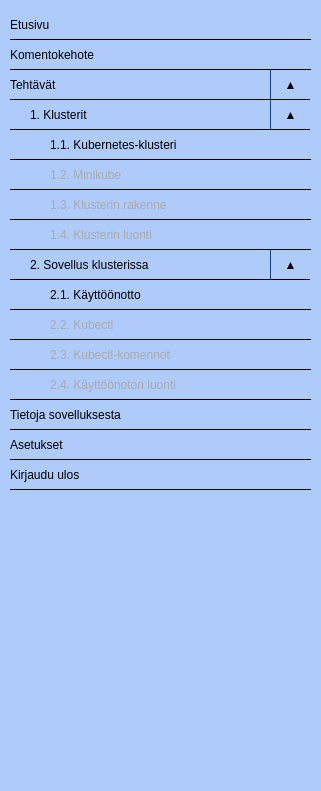
    <widget class="QWidget" name="menu" native="true">
     <property name="geometry">
      <rect>
       <x>0</x>
       <y>10</y>
       <width>321</width>
       <height>791</height>
      </rect>
     </property>
     <property name="styleSheet">
      <string notr="true">background-color: rgb(175, 203, 250);
border-radius: 5px;</string>
     </property>
     <widget class="QWidget" name="verticalLayoutWidget">
      <property name="geometry">
       <rect>
        <x>10</x>
        <y>10</y>
        <width>301</width>
        <height>771</height>
       </rect>
      </property>
      <layout class="QVBoxLayout" name="verticalLayout">
       <property name="spacing">
        <number>0</number>
       </property>
       <item>
        <widget class="QPushButton" name="mainButton">
         <property name="minimumSize">
          <size>
           <width>0</width>
           <height>30</height>
          </size>
         </property>
         <property name="layoutDirection">
          <enum>Qt::LeftToRight</enum>
         </property>
         <property name="styleSheet">
          <string notr="true">border-bottom: 1px solid black;
border-radius: 0;
text-align: left;
color: rgb(0, 0, 0);</string>
         </property>
         <property name="text">
          <string>Etusivu</string>
         </property>
        </widget>
       </item>
       <item>
        <widget class="QPushButton" name="commandButton">
         <property name="minimumSize">
          <size>
           <width>0</width>
           <height>30</height>
          </size>
         </property>
         <property name="layoutDirection">
          <enum>Qt::LeftToRight</enum>
         </property>
         <property name="styleSheet">
          <string notr="true">border-bottom: 1px solid black;
border-radius: 0;
text-align: left;
color: rgb(0, 0, 0);</string>
         </property>
         <property name="text">
          <string>Komentokehote</string>
         </property>
        </widget>
       </item>
       <item>
        <layout class="QHBoxLayout" name="horizontalLayout_7">
         <item>
          <widget class="QWidget" name="widget_2" native="true">
           <property name="minimumSize">
            <size>
             <width>0</width>
             <height>30</height>
            </size>
           </property>
           <widget class="QPushButton" name="exercisesButton">
            <property name="geometry">
             <rect>
              <x>0</x>
              <y>0</y>
              <width>281</width>
              <height>30</height>
             </rect>
            </property>
            <property name="minimumSize">
             <size>
              <width>0</width>
              <height>30</height>
             </size>
            </property>
            <property name="styleSheet">
             <string notr="true">text-align: left;
border-bottom: 1px solid black;
border-radius: 0;
color: rgb(0, 0, 0);</string>
            </property>
            <property name="text">
             <string>Tehtävät</string>
            </property>
           </widget>
           <widget class="QPushButton" name="exercisesShow">
            <property name="geometry">
             <rect>
              <x>260</x>
              <y>0</y>
              <width>40</width>
              <height>30</height>
             </rect>
            </property>
            <property name="minimumSize">
             <size>
              <width>0</width>
              <height>30</height>
             </size>
            </property>
            <property name="maximumSize">
             <size>
              <width>40</width>
              <height>16777215</height>
             </size>
            </property>
            <property name="styleSheet">
             <string notr="true">color: rgb(0, 0, 0);
border-bottom: 1px solid black;
border-left: 1px solid;
border-left-color: rgb(17, 66, 127);
border-radius: 0</string>
            </property>
            <property name="text">
             <string>▲</string>
            </property>
           </widget>
          </widget>
         </item>
        </layout>
       </item>
       <item>
        <layout class="QHBoxLayout" name="horizontalLayout_8">
         <item>
          <widget class="QWidget" name="exerciseOneMenuLayout" native="true">
           <property name="minimumSize">
            <size>
             <width>0</width>
             <height>30</height>
            </size>
           </property>
           <widget class="QPushButton" name="exerciseOneMenuButton">
            <property name="geometry">
             <rect>
              <x>0</x>
              <y>0</y>
              <width>281</width>
              <height>30</height>
             </rect>
            </property>
            <property name="minimumSize">
             <size>
              <width>0</width>
              <height>30</height>
             </size>
            </property>
            <property name="styleSheet">
             <string notr="true">padding-left: 20px;
text-align: left;
border-bottom: 1px solid black;
border-radius: 0;
color: rgb(0, 0, 0);</string>
            </property>
            <property name="text">
             <string>1. Klusterit</string>
            </property>
           </widget>
           <widget class="QPushButton" name="exerciseOneShow">
            <property name="geometry">
             <rect>
              <x>260</x>
              <y>0</y>
              <width>40</width>
              <height>30</height>
             </rect>
            </property>
            <property name="minimumSize">
             <size>
              <width>0</width>
              <height>30</height>
             </size>
            </property>
            <property name="maximumSize">
             <size>
              <width>40</width>
              <height>16777215</height>
             </size>
            </property>
            <property name="styleSheet">
             <string notr="true">color: rgb(0, 0, 0);
border-bottom: 1px solid black;
border-radius: 0;
border-left: 1px solid;
border-left-color: rgb(17, 66, 127);</string>
            </property>
            <property name="text">
             <string>▲</string>
            </property>
           </widget>
          </widget>
         </item>
        </layout>
       </item>
       <item>
        <widget class="QPushButton" name="exerciseOneOneMenuButton">
         <property name="minimumSize">
          <size>
           <width>0</width>
           <height>30</height>
          </size>
         </property>
         <property name="styleSheet">
          <string notr="true">padding-left: 40px;
color: rgb(0, 0, 0);
text-align: left;
border-bottom: 1px solid black;
border-radius: 0;</string>
         </property>
         <property name="text">
          <string>1.1. Kubernetes-klusteri</string>
         </property>
        </widget>
       </item>
       <item>
        <widget class="QPushButton" name="exerciseOneTwoMenuButton">
         <property name="minimumSize">
          <size>
           <width>0</width>
           <height>30</height>
          </size>
         </property>
         <property name="styleSheet">
          <string notr="true">padding-left: 40px;
color: rgb(0, 0, 0);
text-align: left;
border-bottom: 1px solid black;
border-radius: 0;
color: rgb(170, 170, 170);</string>
         </property>
         <property name="text">
          <string>1.2. Minikube</string>
         </property>
        </widget>
       </item>
       <item>
        <widget class="QPushButton" name="exerciseOneThreeMenuButton">
         <property name="minimumSize">
          <size>
           <width>0</width>
           <height>30</height>
          </size>
         </property>
         <property name="styleSheet">
          <string notr="true">padding-left: 40px;
color: rgb(0, 0, 0);
text-align: left;
border-bottom: 1px solid black;
border-radius: 0;
color: rgb(170, 170, 170);</string>
         </property>
         <property name="text">
          <string>1.3. Klusterin rakenne</string>
         </property>
        </widget>
       </item>
       <item>
        <widget class="QPushButton" name="exerciseOneFourMenuButton">
         <property name="minimumSize">
          <size>
           <width>0</width>
           <height>30</height>
          </size>
         </property>
         <property name="styleSheet">
          <string notr="true">padding-left: 40px;
color: rgb(0, 0, 0);
text-align: left;
border-bottom: 1px solid black;
border-radius: 0;
color: rgb(170, 170, 170);</string>
         </property>
         <property name="text">
          <string>1.4. Klusterin luonti</string>
         </property>
         <property name="checkable">
          <bool>false</bool>
         </property>
        </widget>
       </item>
       <item>
        <layout class="QHBoxLayout" name="horizontalLayout_35">
         <item>
          <widget class="QWidget" name="exerciseTwoMenuLayout" native="true">
           <property name="minimumSize">
            <size>
             <width>0</width>
             <height>30</height>
            </size>
           </property>
           <widget class="QPushButton" name="exerciseTwoMenuButton">
            <property name="geometry">
             <rect>
              <x>0</x>
              <y>0</y>
              <width>281</width>
              <height>30</height>
             </rect>
            </property>
            <property name="minimumSize">
             <size>
              <width>0</width>
              <height>30</height>
             </size>
            </property>
            <property name="styleSheet">
             <string notr="true">padding-left: 20px;
text-align: left;
border-bottom: 1px solid black;
border-radius: 0;
color: rgb(0, 0, 0);</string>
            </property>
            <property name="text">
             <string>2. Sovellus klusterissa</string>
            </property>
           </widget>
           <widget class="QPushButton" name="exerciseTwoShow">
            <property name="geometry">
             <rect>
              <x>260</x>
              <y>0</y>
              <width>40</width>
              <height>30</height>
             </rect>
            </property>
            <property name="minimumSize">
             <size>
              <width>0</width>
              <height>30</height>
             </size>
            </property>
            <property name="maximumSize">
             <size>
              <width>40</width>
              <height>16777215</height>
             </size>
            </property>
            <property name="styleSheet">
             <string notr="true">color: rgb(0, 0, 0);
border-bottom: 1px solid black;
border-radius: 0;
border-left: 1px solid;
border-left-color: rgb(17, 66, 127);</string>
            </property>
            <property name="text">
             <string>▲</string>
            </property>
           </widget>
          </widget>
         </item>
        </layout>
       </item>
       <item>
        <widget class="QPushButton" name="exerciseTwoOneMenuButton">
         <property name="minimumSize">
          <size>
           <width>0</width>
           <height>30</height>
          </size>
         </property>
         <property name="styleSheet">
          <string notr="true">padding-left: 40px;
color: rgb(0, 0, 0);
text-align: left;
border-bottom: 1px solid black;
border-radius: 0;</string>
         </property>
         <property name="text">
          <string>2.1. Käyttöönotto</string>
         </property>
        </widget>
       </item>
       <item>
        <widget class="QPushButton" name="exerciseTwoTwoMenuButton">
         <property name="minimumSize">
          <size>
           <width>0</width>
           <height>30</height>
          </size>
         </property>
         <property name="styleSheet">
          <string notr="true">padding-left: 40px;
color: rgb(0, 0, 0);
text-align: left;
border-bottom: 1px solid black;
border-radius: 0;
color: rgb(170, 170, 170);</string>
         </property>
         <property name="text">
          <string>2.2. Kubectl</string>
         </property>
        </widget>
       </item>
       <item>
        <widget class="QPushButton" name="exerciseTwoThreeMenuButton">
         <property name="minimumSize">
          <size>
           <width>0</width>
           <height>30</height>
          </size>
         </property>
         <property name="styleSheet">
          <string notr="true">padding-left: 40px;
color: rgb(0, 0, 0);
text-align: left;
border-bottom: 1px solid black;
border-radius: 0;
color: rgb(170, 170, 170);</string>
         </property>
         <property name="text">
          <string>2.3. Kubectl-komennot</string>
         </property>
        </widget>
       </item>
       <item>
        <widget class="QPushButton" name="exerciseTwoFourMenuButton">
         <property name="minimumSize">
          <size>
           <width>0</width>
           <height>30</height>
          </size>
         </property>
         <property name="styleSheet">
          <string notr="true">padding-left: 40px;
color: rgb(0, 0, 0);
text-align: left;
border-bottom: 1px solid black;
border-radius: 0;
color: rgb(170, 170, 170);</string>
         </property>
         <property name="text">
          <string>2.4. Käyttöönoton luonti</string>
         </property>
        </widget>
       </item>
       <item>
        <widget class="QPushButton" name="infoButton">
         <property name="minimumSize">
          <size>
           <width>0</width>
           <height>30</height>
          </size>
         </property>
         <property name="styleSheet">
          <string notr="true">color: rgb(0, 0, 0);
text-align: left;
border-bottom: 1px solid black;
border-radius: 0;</string>
         </property>
         <property name="text">
          <string>Tietoja sovelluksesta</string>
         </property>
        </widget>
       </item>
       <item>
        <widget class="QPushButton" name="settingsButton">
         <property name="minimumSize">
          <size>
           <width>0</width>
           <height>30</height>
          </size>
         </property>
         <property name="styleSheet">
          <string notr="true">color: rgb(0, 0, 0);
text-align: left;
border-bottom: 1px solid black;
border-radius: 0;</string>
         </property>
         <property name="text">
          <string>Asetukset</string>
         </property>
        </widget>
       </item>
       <item>
        <widget class="QPushButton" name="logoutButton">
         <property name="minimumSize">
          <size>
           <width>0</width>
           <height>30</height>
          </size>
         </property>
         <property name="styleSheet">
          <string notr="true">color: rgb(0, 0, 0);
text-align: left;
border-bottom: 1px solid black;
border-radius: 0;</string>
         </property>
         <property name="text">
          <string>Kirjaudu ulos</string>
         </property>
        </widget>
       </item>
       <item>
        <spacer name="verticalSpacer">
         <property name="orientation">
          <enum>Qt::Vertical</enum>
         </property>
         <property name="sizeHint" stdset="0">
          <size>
           <width>20</width>
           <height>40</height>
          </size>
         </property>
        </spacer>
       </item>
      </layout>
     </widget>
    </widget>
